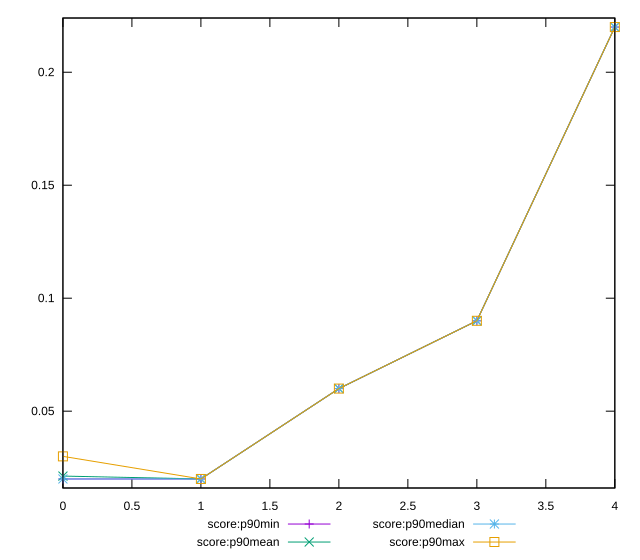

This chart was generated by the following gnuplot code:
reset

$scoreP90Min <<EOF
0 0.02
1 0.02
2 0.06
3 0.09
4 0.22
EOF

$scoreP90Mean <<EOF
0 0.021276595744680864
1 0.020000000000000014
2 0.05999999999999992
3 0.08999999999999991
4 0.21999999999999995
EOF

$scoreP90Median <<EOF
0 0.02
1 0.02
2 0.06
3 0.09
4 0.22
EOF

$scoreP90Max <<EOF
0 0.03
1 0.02
2 0.06
3 0.09
4 0.22
EOF

set key outside below
set xrange [0:4]
set yrange [0.016:0.224]
set trange [0.016:0.224]
set terminal svg size 640, 560 enhanced background rgb 'white'
set output "report_00015_2021-02-09T16-11-33.973Z/uses-long-cache-ttl/progression/score.svg"

plot $scoreP90Min title "score:p90min" with linespoints, \
     $scoreP90Mean title "score:p90mean" with linespoints, \
     $scoreP90Median title "score:p90median" with linespoints, \
     $scoreP90Max title "score:p90max" with linespoints

reset
